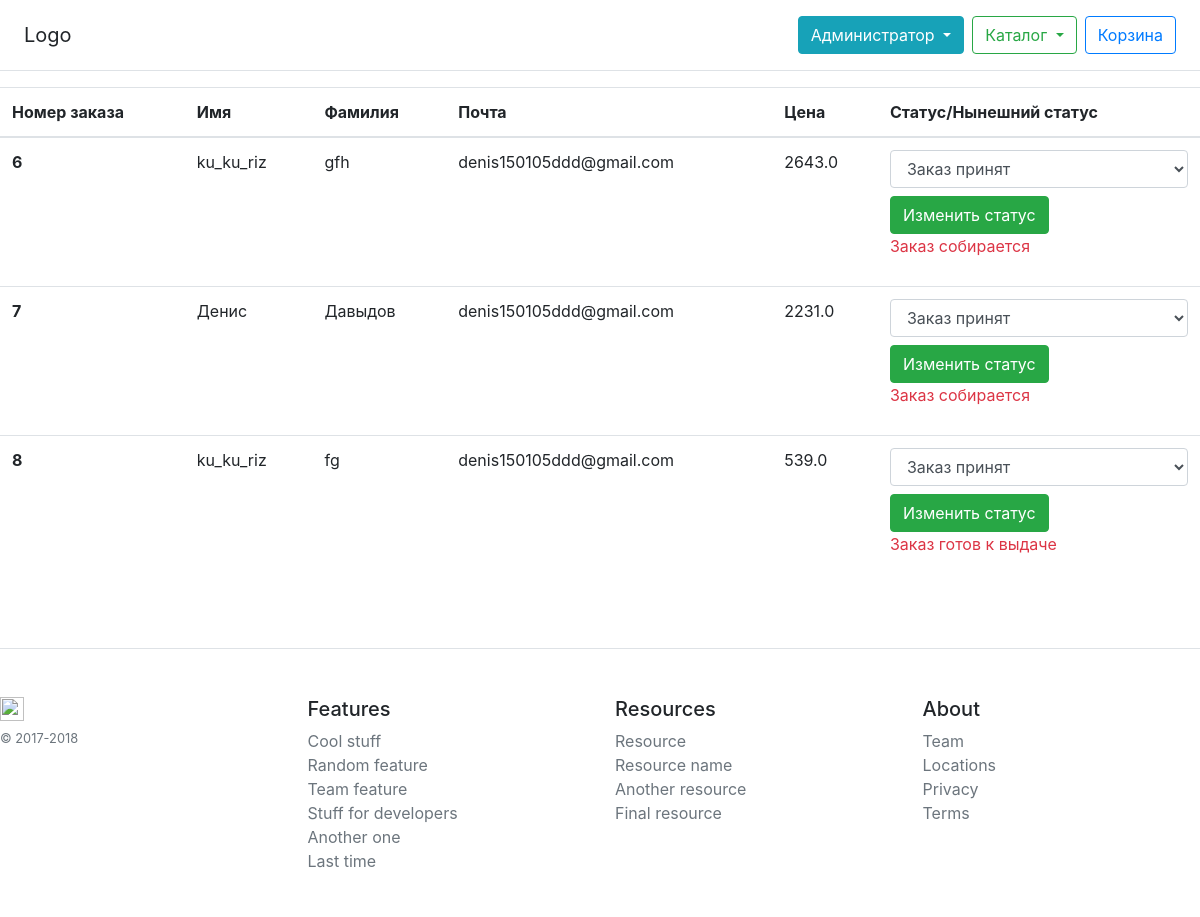
The app's page /admin/orders/ (signed in) with its own data.
### tables this page shows
CREATE TABLE `orders`(
    `id` integer PRIMARY KEY AUTOINCREMENT NOT NULL UNIQUE,
    `userEmail` text,
    `userName` text,
    `userSurname` text,
    `orderStatus` text
, price text);

### routes.py (the view)
@app.route("/admin/orders/")
def admin_orders():
    if is_auth_admin():
        orders = select_orders()
        return render_template("admin/orders.html", orders=orders)
    else:
        return redirect("/admin/login/")

### db.py (called while the page is built)
def select_orders():
    conn = sqlite3.connect("D:\\build-market\\db.sqlite")
    cur = conn.cursor()
    orders = cur.execute("SELECT * FROM orders").fetchall()
    cur.close()
    conn.close()
    return orders

### routes.py (called while the page is built)
def is_auth_admin():
    if "is_auth_admin" in session:
        if session["is_auth_admin"] == "true":
            return True
        else:
            return False
    else:
        return False

### templates/admin/orders.html (shortened to what this page needs)
{% extends "base.html" %}
{% block content %}
    <div class="table-responsive">
        <table class="table table-hover">
            <thead>
                <tr>
                    <th scope="col">Номер заказа</th>
                    <th scope="col">Имя</th>
                    <th scope="col">Фамилия</th>
                    <th scope="col">Почта</th>
                    <th scope="col">Цена</th>
                    <th scope="col">Статус/Нынешний статус</th>
                </tr>
            </thead>
            <tbody>
            {% for order in orders %}
                <tr>
                    <th scope="row" onclick="location.href='/admin/orders/{{ order[0] }}/'">{{ order[0] }}</th>
                    <td onclick="location.href='/admin/orders/{{ order[0] }}/'">{{ order[2] }}</td>
                    <td onclick="location.href='/admin/orders/{{ order[0] }}/'">{{ order[3] }}</td>
                    <td onclick="location.href='/admin/orders/{{ order[0] }}/'">{{ order[1] }}</td>
                    <td onclick="location.href='/admin/orders/{{ order[0] }}/'">{{ order[5] }}</td>
                    <td>
                        <select id="{{ 'status' + loop.index|string }}" class="form-control" name="statusOfOrder">
                            <option>Заказ принят</option>
                        </select>
                        <button type="button" onclick="location.href = `/admin/update-status/{{ order[0] }}/${document.getElementById('{{ 'status' + loop.index|string }}').value}/`" class="btn btn-success mt-2">Изменить статус</button>
                        <p class="text-danger">{{ order[4] }}</p></td>
                </tr>
            {% endfor %}
            </tbody>
        </table>
    </div>
{% endblock content %}

### records on screen
orders: id "6", userName "ku_ku_riz", userSurname "gfh", userEmail "denis150105ddd@gmail.com", price "2643.0", orderStatus "Заказ собирается"
orders: id "7", userName "Денис", userSurname "Давыдов", userEmail "denis150105ddd@gmail.com", price "2231.0", orderStatus "Заказ собирается"
orders: id "8", userName "ku_ku_riz", userSurname "fg", userEmail "denis150105ddd@gmail.com", price "539.0", orderStatus "Заказ готов к выдаче"
